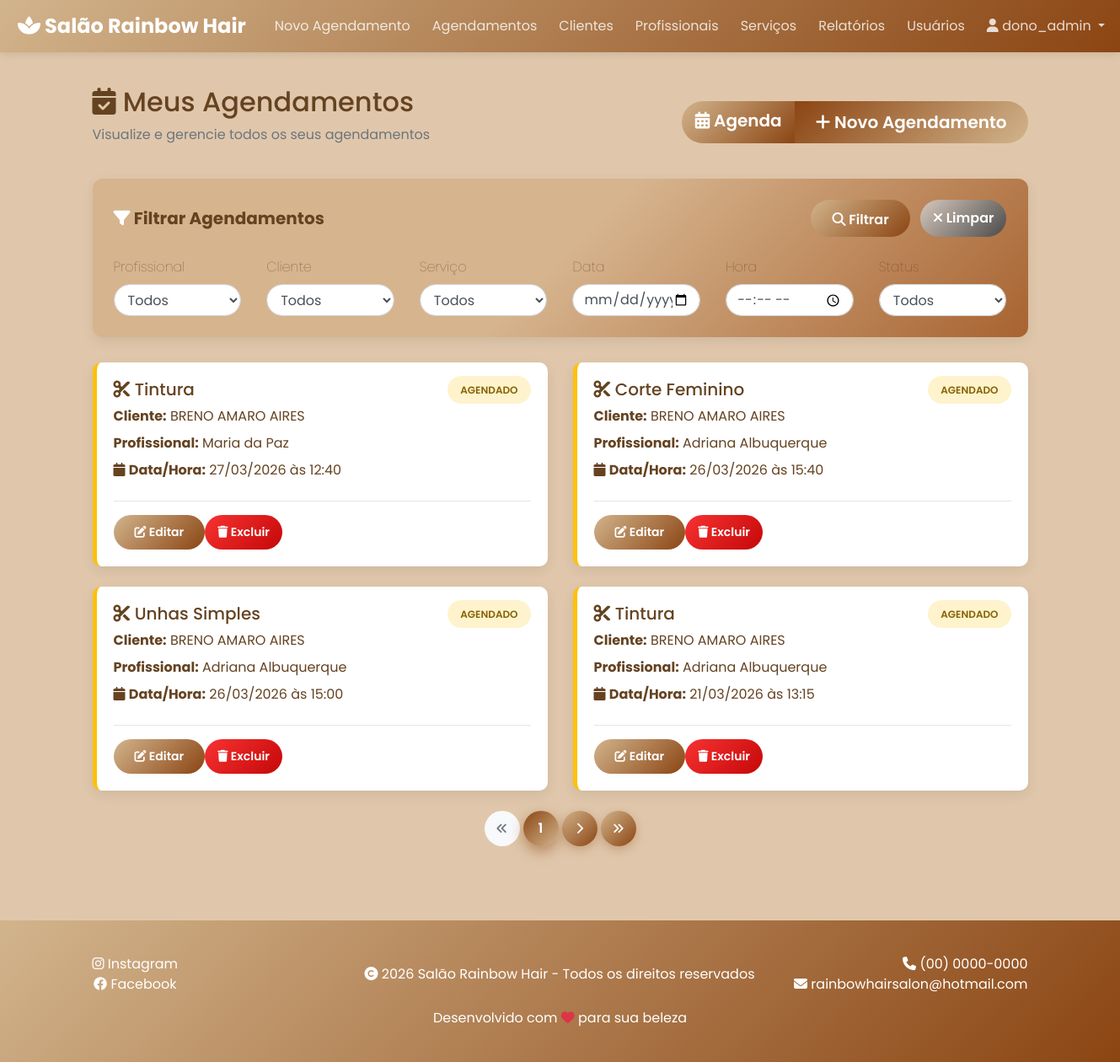
The app's page /agendamentos/agendamento/ (signed in), older data.
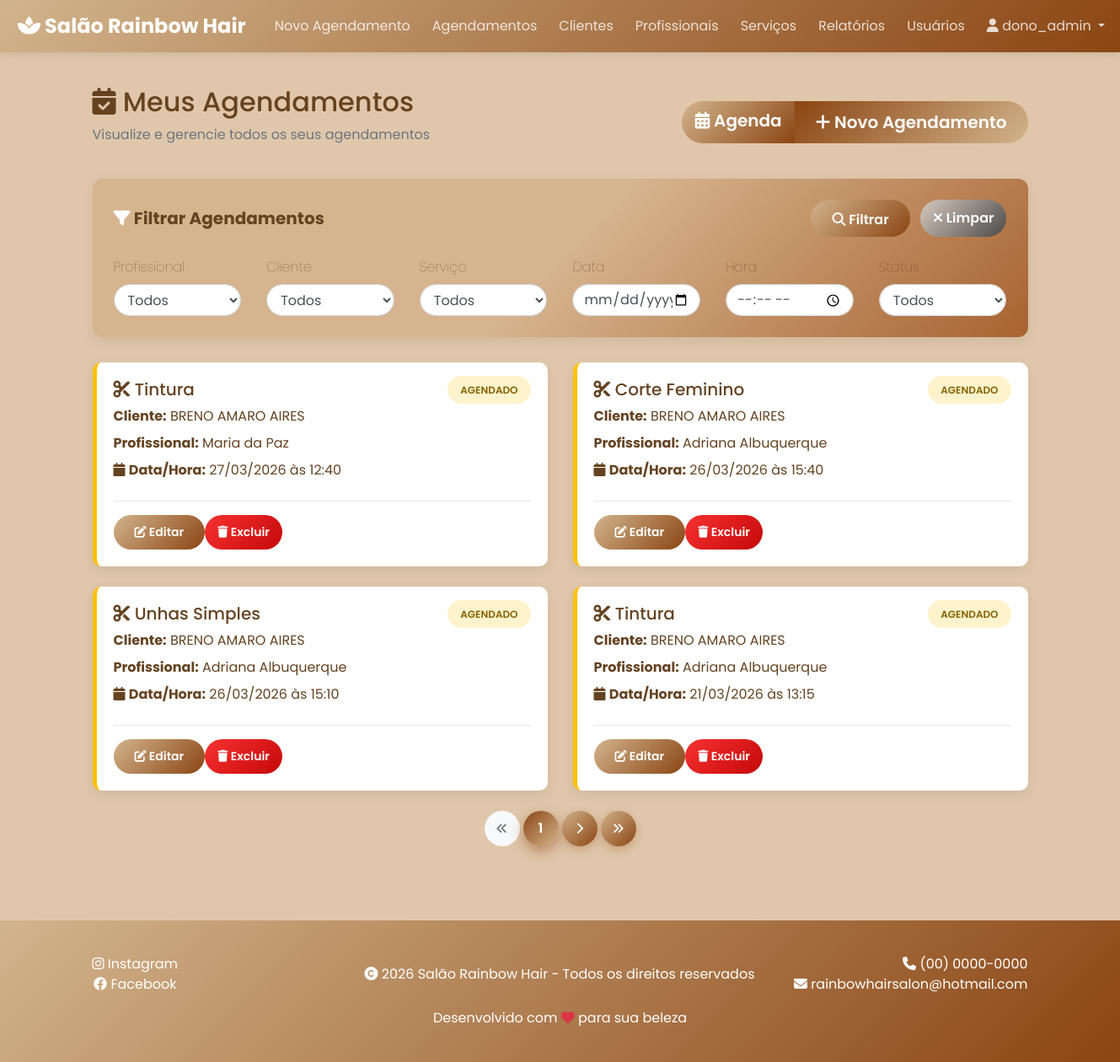
The same page, newer data.
### apps/agendamentos/models.py (models this page shows, shortened)
class Agendamento(BaseModel):
    STATUS_CHOICES = [
        ('AGENDADO', 'Agendado'),
        ('CONCLUIDO', 'Concluído'),
        ('CANCELADO', 'Cancelado'),
    ]
    cliente = models.ForeignKey(Cliente, on_delete=models.CASCADE)
    servico = models.ForeignKey(Servico, on_delete=models.CASCADE)
    profissional = models.ForeignKey(Profissional, on_delete=models.CASCADE)
    data_hora = models.DateTimeField()
    status = models.CharField(max_length=15, choices=STATUS_CHOICES)
    observacoes = models.TextField(blank=True, null=True, verbose_name="Observações")
    class Meta:
        indexes = [
            models.Index(fields=['status', 'data_hora']),
        ]
    @classmethod
    def atualizar_statuss(cls):
        cls.objects.filter(status='AGENDADO', data_hora__lte=timezone.now()).update(status='CONCLUIDO')

### apps/servicos/models.py (models this page shows, shortened)
class Servico(BaseModel):
    CATEGORIA_CHOICES = [
        ('CABELO', 'Cabelo'),
        ('MAQUIAGEM', 'Maquiagem'),
        ('SPA', 'Spa'),
        ('UNHAS', 'Unhas'),
        ('BARBA', 'Barba'),
        ('DEPILACAO', 'Depilação'),
        ('MASSAGEM', 'Massagem'),
        ('SOBRANCELHAS', 'Sobrancelhas'),
        ('CILIOS', 'Cílios'),
    ]
    nome = models.CharField(max_length=100)
    preco = models.DecimalField(max_digits=8, decimal_places=2)
    categoria = models.CharField(
        max_length=20,
        choices=CATEGORIA_CHOICES,
        default='CABELO'
    )

### apps/clientes/models.py (models this page shows, shortened)
class Cliente(BaseModel):
    nome = models.CharField(max_length=100)
    email = models.EmailField(blank=True, null=True)
    telefone = models.CharField(max_length=20)

### apps/profissionais/models.py (models this page shows, shortened)
class Profissional(BaseModel):
    nome = models.CharField(max_length=100)
    especialidade = models.CharField(max_length=100)

### apps/agendamentos/views.py (the view, shortened to what this page needs)
# urls.py: path('agendamento/', AgendamentoIndexView.as_view(), name='index'),
class AgendamentoIndexView(RecepcionistaRequiredMixin, ListView):
    model = Agendamento
    paginate_by = 4
    template_name = 'index.html'
    context_object_name = 'agendamentos'
    def get_queryset(self):
        Agendamento.atualizar_statuss()
        queryset = Agendamento.objects.select_related(
            'cliente', 'servico', 'profissional'
        )
        if self.request.GET.get('profissional'):
            queryset = queryset.filter(profissional__id=self.request.GET.get('profissional'))
        if self.request.GET.get('cliente'):
            queryset = queryset.filter(cliente__id=self.request.GET.get('cliente'))
        if self.request.GET.get('servico'):
            queryset = queryset.filter(servico__id=self.request.GET.get('servico'))
        if self.request.GET.get('status'):
            queryset = queryset.filter(status=self.request.GET.get('status'))
        if self.request.GET.get('agendamento_id'):
            queryset = queryset.filter(id=self.request.GET.get('agendamento_id'))
        return queryset.order_by('-data_hora')
    def get_context_data(self, **kwargs):
        from apps.clientes.models import Cliente
        from apps.servicos.models import Servico
        from apps.profissionais.models import Profissional
        context = super().get_context_data(**kwargs)
        context['clientes'] = Cliente.objects.all()
        context['servicos'] = Servico.objects.all()
        context['profissionais'] = Profissional.objects.all()
        single_qs = self.object_list if hasattr(self, 'object_list') else self.get_queryset()
        context['single_agendamento'] = single_qs.exists() and single_qs.count() == 1
        return context
    ordering = ['-data_hora']

### core/views.py (called while the page is built)
    def test_func(self):
        user = self.request.user
        if not user.is_authenticated:
            return False
        if user.is_staff or user.is_superuser:
            return True
        return user.groups.filter(name='Recepcionista').exists()

### core/templates/index.html (shortened to what the changed rows need)
{% extends 'base.html' %}
{% block content %}
<div class="mb-5">
<div class="row align-items-center mb-4">
        <div class="col-md-6">
            <h2><i class="fas fa-calendar-check"></i> Meus Agendamentos</h2>
        </div>
    </div>
    {% if agendamentos %}
    <div class="row">
        {% for agendamento in agendamentos %}
        <div class="col-md-6 mb-4">
            <div class="card agendamento-card {{ agendamento.status|lower }}" data-id="{{ agendamento.id }}">
                <div class="card-body">
                    <div class="view-mode">
                        <div class="row align-items-start">
                            <div class="col-md-8">
                                <h5 class="card-title mb-2">
                                    <i class="fas fa-cut"></i> {{ agendamento.servico.nome }}
                                </h5>
                                <p class="card-text mb-2">
                                    <strong>Cliente:</strong> {{ agendamento.cliente.nome }}
                                </p>
                                <p class="card-text mb-2">
                                    <strong>Profissional:</strong> {{ agendamento.profissional.nome }}
                                </p>
                                <p class="card-text mb-2">
                                    <i class="fas fa-calendar"></i>
                                    <strong>Data/Hora:</strong> {{ agendamento.data_hora|date:"d/m/Y \à\s H:i" }}
                                </p>
                            </div>
                            <div class="col-md-4 text-right">
                                <span class="status-badge {{ agendamento.status|lower }}">
                                    {{ agendamento.get_status_display }}
                                </span>
                            </div>
                        </div>
                        <hr>
                        <div class="d-flex gap-2">
                            <button class="btn btn-sm btn-primary edit-toggle">
                                <i class="fas fa-edit"></i> Editar
                            </button>
                            <a href="{% url 'agendamentos:delete-agendamento' agendamento.id %}" class="btn btn-sm btn-danger">
                                <i class="fas fa-trash"></i> Excluir
                            </a>
                        </div>
                    </div>
                </div>
            </div>
        </div>
        {% endfor %}
    </div>
    {% else %}
    <div class="alert alert-info" role="alert">
        <i class="fas fa-info-circle"></i> Você ainda não tem nenhum agendamento.
        <a href="{% url 'agendamentos:add-agendamento' %}" class="alert-link">Crie um novo agendamento agora!</a>
    </div>
    {% endif %}
</div>
{% endblock %}

Row changes from the older to the newer data that the page shows:
changed Agendamento "Unhas Simples": data_hora "26/03/2026 às 15:00" → "26/03/2026 às 15:10"
